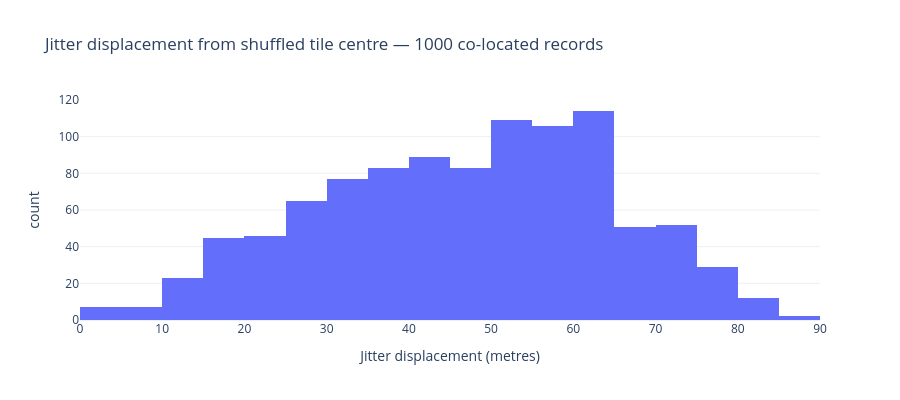

The code cell stored with this chart in its notebook:
### Code cell
n2 = 1000
# Same tweak → same shuffled tile for all 1000 records; different nonces → different jitter.
records_1000 = [
    enc.encode(CENTER_LAT, CENTER_LON, tweak=COLOC_TWEAK)
    for _ in range(n2)
]
disp_1000 = [enc.render_coordinates(r) for r in records_1000]

# Measure displacement from the shared shuffled tile centre.
x_tile = records_1000[0]['qxp'] * enc.params.bin_size_m
y_tile = records_1000[0]['qyp'] * enc.params.bin_size_m

distances = []
for dlat, dlon in disp_1000:
    xd, yd = _project(dlat, dlon)
    distances.append(math.sqrt((xd - x_tile)**2 + (yd - y_tile)**2))

fig = px.histogram(
    x=distances,
    nbins=40,
    labels={'x': 'Jitter displacement (metres)', 'y': 'Count'},
    title='Jitter displacement from shuffled tile centre — 1000 co-located records',
    template='plotly_white',
    height=400
)
fig.show()

J = enc.params.bin_size_m * enc.params.jitter_max_frac
print(f'Jitter radius J = {enc.params.bin_size_m} m × {enc.params.jitter_max_frac} = {J:.1f} m per axis')
print(f'Max diagonal displacement: {J * 2**0.5:.1f} m')
print(f'Min observed: {min(distances):.2f} m')
print(f'Max observed: {max(distances):.2f} m')
print(f'Mean observed: {sum(distances)/len(distances):.2f} m')
assert max(distances) <= J * 2, f'Displacement {max(distances):.1f} m exceeds expected max {J*2:.1f} m'
print('All displacements within expected jitter radius: OK')

### Figure 1 — Plotly figure (JSON) as saved in the notebook; plotly's stock layout.template omitted (floating-point values rounded to 4 significant figures; data arrays with more than 128 entries replaced by an {"elided": "..."} marker saying what was removed)
{"data": [{"bingroup": "x", "hovertemplate": "Jitter displacement (metres)=%{x}<br>count=%{y}<extra></extra>", "legendgroup": "", "marker": {"color": "#636efa", "pattern": {"shape": ""}}, "name": "", "nbinsx": 40, "orientation": "v", "showlegend": false, "type": "histogram", "x": {"elided": "1000 float values"}, "xaxis": "x", "yaxis": "y"}], "layout": {"barmode": "relative", "height": 400, "legend": {"tracegroupgap": 0}, "title": {"text": "Jitter displacement from shuffled tile centre — 1000 co-located records"}, "xaxis": {"anchor": "y", "domain": [0.0, 1.0], "title": {"text": "Jitter displacement (metres)"}}, "yaxis": {"anchor": "x", "domain": [0.0, 1.0], "title": {"text": "count"}}}}
